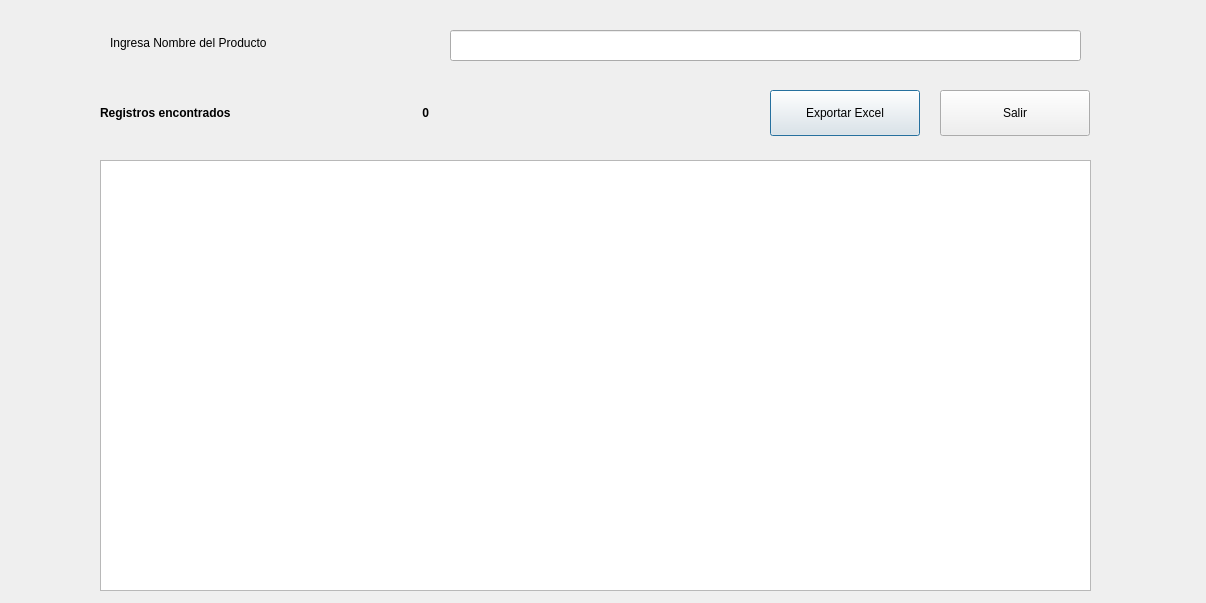
<?xml version="1.0" encoding="UTF-8"?>
<ui version="4.0">
 <class>frmProducto</class>
 <widget class="QDialog" name="frmProducto">
  <property name="geometry">
   <rect>
    <x>0</x>
    <y>0</y>
    <width>1206</width>
    <height>603</height>
   </rect>
  </property>
  <property name="windowTitle">
   <string>Demo 23: Consulta Desconectada del Producto</string>
  </property>
  <widget class="QLabel" name="label">
   <property name="geometry">
    <rect>
     <x>100</x>
     <y>100</y>
     <width>251</width>
     <height>25</height>
    </rect>
   </property>
   <property name="font">
    <font>
     <weight>75</weight>
     <bold>true</bold>
    </font>
   </property>
   <property name="text">
    <string>Registros encontrados</string>
   </property>
  </widget>
  <widget class="QLabel" name="lblTotal">
   <property name="geometry">
    <rect>
     <x>340</x>
     <y>100</y>
     <width>89</width>
     <height>25</height>
    </rect>
   </property>
   <property name="font">
    <font>
     <weight>75</weight>
     <bold>true</bold>
    </font>
   </property>
   <property name="text">
    <string>0</string>
   </property>
   <property name="alignment">
    <set>Qt::AlignRight|Qt::AlignTrailing|Qt::AlignVCenter</set>
   </property>
  </widget>
  <widget class="QPushButton" name="bntExportarExcel">
   <property name="geometry">
    <rect>
     <x>770</x>
     <y>90</y>
     <width>150</width>
     <height>46</height>
    </rect>
   </property>
   <property name="text">
    <string>Exportar Excel</string>
   </property>
  </widget>
  <widget class="QPushButton" name="btnSalir">
   <property name="geometry">
    <rect>
     <x>940</x>
     <y>90</y>
     <width>150</width>
     <height>46</height>
    </rect>
   </property>
   <property name="text">
    <string>Salir</string>
   </property>
  </widget>
  <widget class="QListWidget" name="lvwProducto">
   <property name="geometry">
    <rect>
     <x>100</x>
     <y>160</y>
     <width>991</width>
     <height>431</height>
    </rect>
   </property>
  </widget>
  <widget class="QLabel" name="lblNombre">
   <property name="geometry">
    <rect>
     <x>110</x>
     <y>30</y>
     <width>301</width>
     <height>25</height>
    </rect>
   </property>
   <property name="text">
    <string>Ingresa Nombre del Producto</string>
   </property>
  </widget>
  <widget class="QLineEdit" name="txtNombre">
   <property name="geometry">
    <rect>
     <x>450</x>
     <y>30</y>
     <width>631</width>
     <height>31</height>
    </rect>
   </property>
  </widget>
 </widget>
 <resources/>
 <connections/>
</ui>
